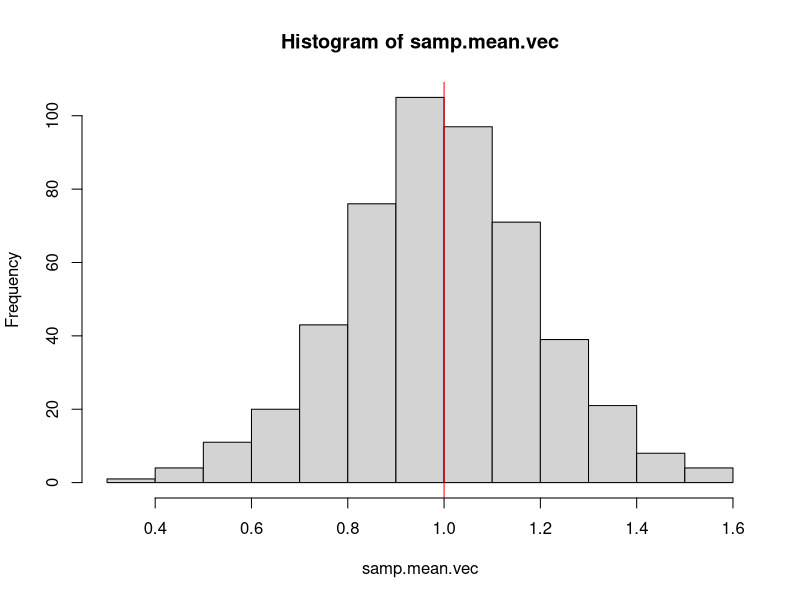
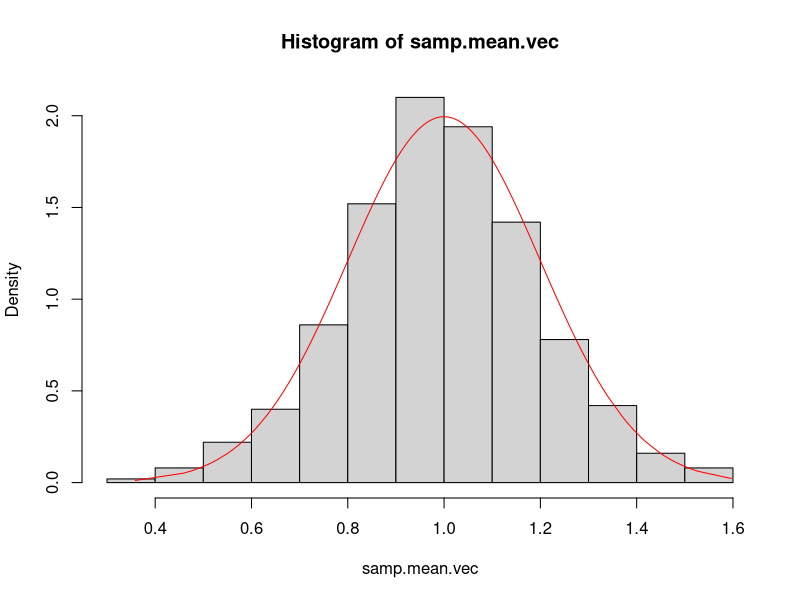
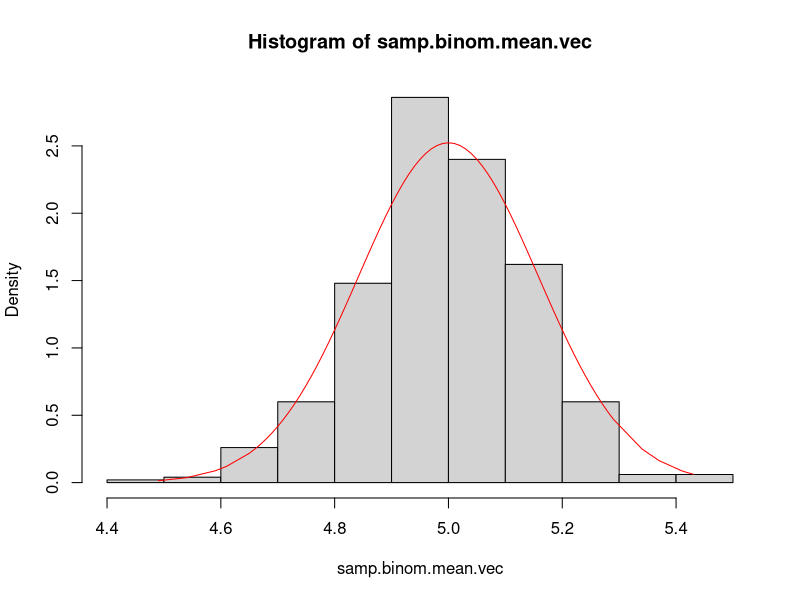

Write R code to recreate these figures, in order.
## simulation code to demonstrate 
## 1. sampling variation of the sample means of different samples from the same population
## 2. SE: quantify variability of sample means across different samples
## 3. compare the "real" SE from many samples with the estimated SE based on one single sample
## 4. Central Limit Theorem

##1. draw sample of sample size n from a normal population with mean u0 and standard deviation s0

n <- 100 # you can change n, u0 and s0 as you wish
u0 <- 1
s0 <- 2


samp <- rnorm(n, mean=u0, sd=s0)
str(samp)
mean(samp) #sample mean, compare this with u0
var(samp)^0.5 #sample standard deviation, compare with s0

# let's repeat the sampling 10 times and examine how the sample results vary 

for (t in 1:10) {
  print(paste("The results from ", t, "th sample"))
  samp <- rnorm(n, mean=u0, sd=s0)
  # take a peak of the sample
  str(samp)
  print(paste("sample mean, compare this with", u0))
  print(mean(samp))
  print(paste("sample standard deviation, compare this with", s0))
  print(var(samp)^0.5)
}

##2.Examine sampling distribution and calculate SE
# first create a vector that will save sample means from 500 different samples
# you can change 500 to even a larger number
samp.mean.vec<-rep(0, 500)

for (i in 1:500) {
  samp<-rnorm(n, mean=u0, sd=s0)
  samp.mean.vec[i]<-mean(samp)
}
# take a look at the first 30 sample means
print(samp.mean.vec[1:30])
# the sampling distribution of sample means
hist(samp.mean.vec)
abline(v=u0, col="red")

##3. Compare SE from many samples with estimated SE from one sample
# the mean of the sample means, compare it with u0
mean(samp.mean.vec)
# the standard deviation of the sample means
SE.pop <- var(samp.mean.vec)^0.5
SE.pop
### Important!
### This value is the standard error of the sample means 
### when we have access to multiple copies of the samples

# In a real data analysis, we only work with one sample, 
# so we estimate the SE of the sample mean
# take one sample
samp <- rnorm(n, mean=u0, sd=s0)
xbar <-mean(samp)
xbar.se <- sqrt(var(samp)/n)
xbar.se # the SE we use in real data analysis, is an estimate of SE.pop
SE.pop # the SE calculated following the actual meaning of the SE


##4. CLT thereom for large sample size, 
##sample mean ~Normal(population mean, var/n)

hist(samp.mean.vec, freq=FALSE)
x0 <- sort(samp.mean.vec) # sort the values so I can plot the density line
# overlay a normal distribution with mean u0, variance s0^2/n
lines(x0,dnorm(x0, mean=u0, sd=s0/n^0.5), col="red")

## CLT actually works for nonormal data
# let's try binomial distribution
# toss a bag of ten coins, each with probability of heads of 0.3, 
# record the total number of heads
# obtain a sample of size n (tossing the bag of ten coins n times), 
# the total number of heads for each toss is recorded in "samp"
samp.binom <- rbinom(n, size=10,prob=0.5)
# the mean of binomial distribution is prob*size
0.5* 10 # mean of the population
mean(samp.binom)  # sample mean
# the variance of binomial distribution is prob*(1-prob)*size
0.5*0.5*10 # variance of the population
var(samp.binom) # sample variance

## generate 500 such samples
samp.binom.mean.vec<-rep(0, 500)

for (i in 1:500) {
  samp.binom<-rbinom(n, size=10,prob=0.5)
  samp.binom.mean.vec[i]<-mean(samp.binom)
}

hist(samp.binom.mean.vec, freq=FALSE)
x0 <- sort(samp.binom.mean.vec) # sort the values so I can plot the density line
# overlay a normal distribution with mean u0, variance s0^2/n
lines(x0,dnorm(x0, mean=0.5*10, sd=sqrt(0.5*0.5*10/n)), col="red")

